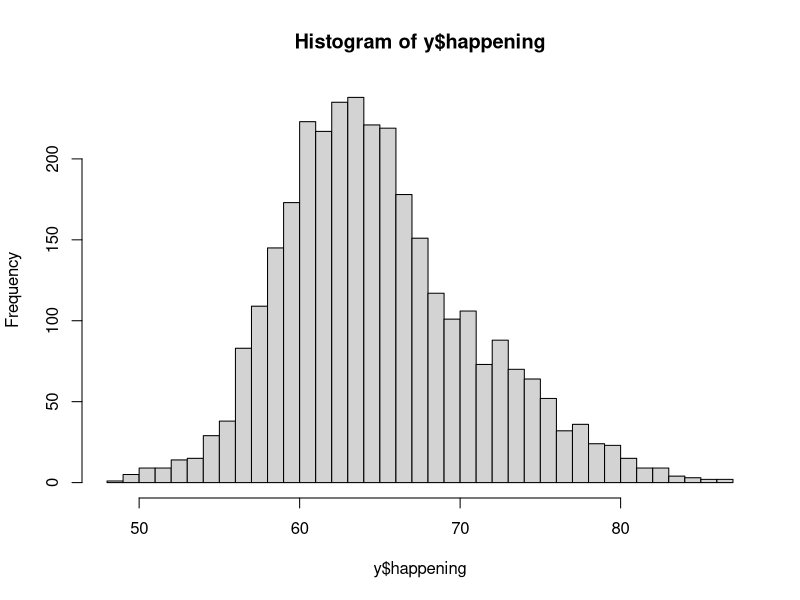

Generate this figure with R:
# The purpose of this script is to standardize the county and state columns
# in the YCOM data for future merging with other data sets, to verify that
# all US counties identified by the Census are accounted for, and to run some
# basic QA before writing a cleaned file.

rm(list = ls())

# ------------------------------- YCOM ----------------------------------------

# Read in the YCOM data, reference county FIPS codes from the Census
fips_map <- read.csv("./processed_data/census_fips_cleaned.csv")
y <- read.csv("src_data/YCOM_2020_Data.csv")
Encoding(y$GeoName) <- 'latin1'  # Takes care of an accent in NM county name

# For dev just looking at high level "climate change is happening vs not
# happening" opinion estimates
y <- y[, c("GeoType", "GeoName", "GEOID", "happening",
           "happeningOppose")]

# Only look at counties for now, separate GEOID into county and state FIPS
y <- y[y$GeoType == "County", ] # Can drop GeoType now
y <- y[, c("GeoName", "GEOID", "happening", "happeningOppose")]
y$GEOID <- sprintf('%05d', y$GEOID)  # Pad so that we can properly separate FIPS
y$FIPS_C <- as.numeric(regmatches(y$GEOID,
                                  gregexpr("([0-9][0-9][0-9])$",y$GEOID)))
y$FIPS_S <- as.numeric(regmatches(y$GEOID, gregexpr("^([0-9][0-9])",y$GEOID)))

names(y) <- c("c_name", "geoid", "happening", "happening_oppose", "c_fips",
              "s_fips")

# Double check that all counties are represented in the YCOM data (double
# check that row counts aren't the same due to some duplication)
nrow(merge(y, fips_map, by = c("c_fips", "s_fips"))) == nrow(y) # Yay 
sum(duplicated(y[, c("c_fips", "s_fips")])) == 0 # Yay 
sum(duplicated(fips_map[, c("c_fips", "s_fips")])) == 0 # Yay 

# Merge in standardized Census county and state names, check that these agree
y <- merge(y, fips_map, by = c("c_fips", "s_fips"))
state_check <- toupper(gsub(".+, ", "", y$c_name))
y$c_name <- toupper(gsub(",.*$", "", y$c_name))
sum(state_check != y$state) / nrow(y) == 0  # Do all state names agree?
sum(y$c_name == y$county) / nrow(y) == 1  # Do all county names agree?

# Perform some quick checks on the YCOM data
sapply(y, function(x){sum(is.na(x))})  # Are there any NA values in any cols?
hist(y$happening, breaks = 30)  # What is the distribution of `happening`? 
sum(table(y$geoid) > 1) == 0  # Are GEOIDs unique?

# Drop extraneous county and GEOID columns, reorder, and save cleaned version to CSV
y <- y[, c("state", "s_fips", "c_name", "c_fips", "happening",
           "happening_oppose")]
names(y) <- c("state", "s_fips", "county", "c_fips", "happening",
              "happening_oppose")

write.csv(y, "./processed_data/ycom_cleaned.csv", row.names = FALSE)
